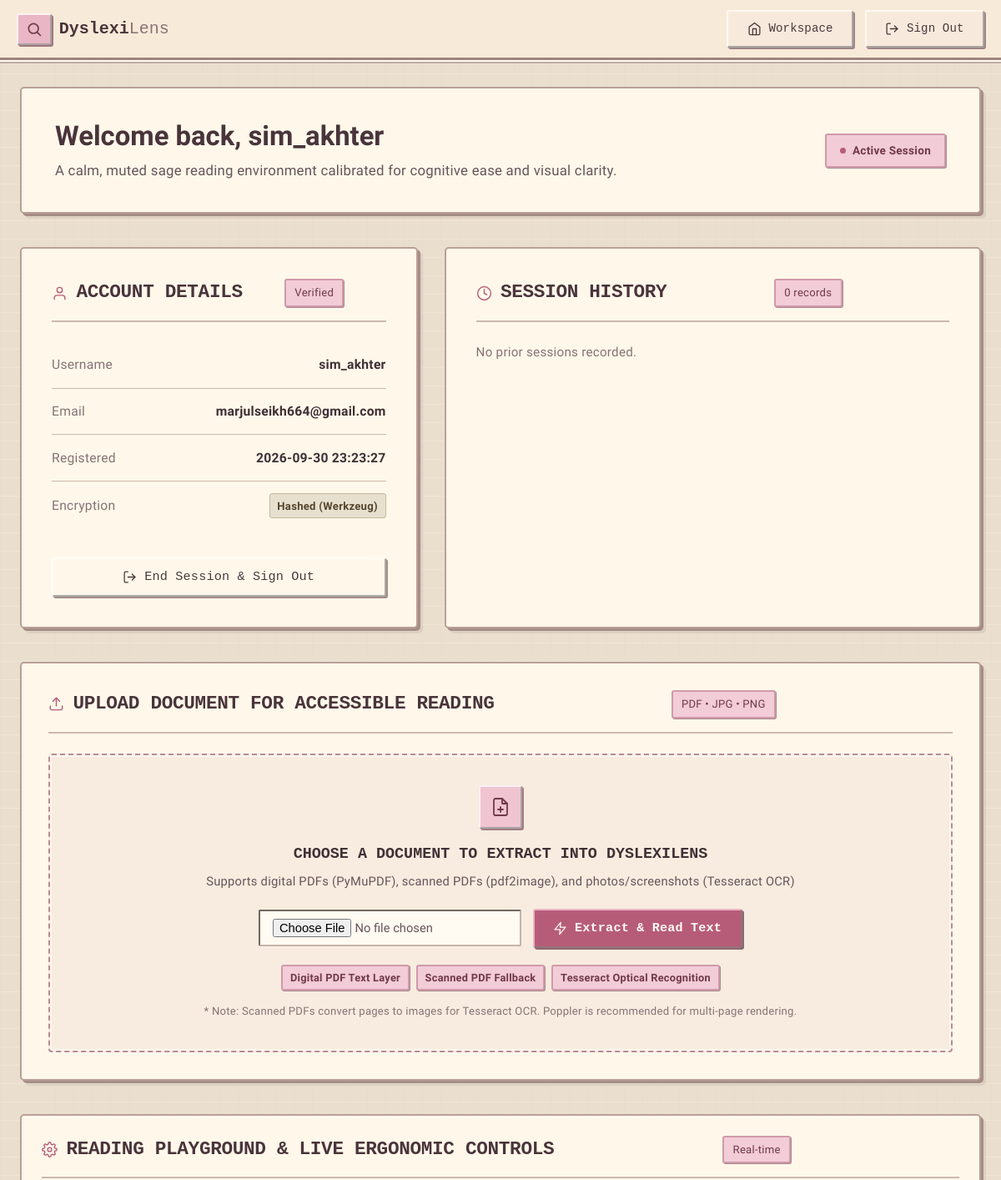
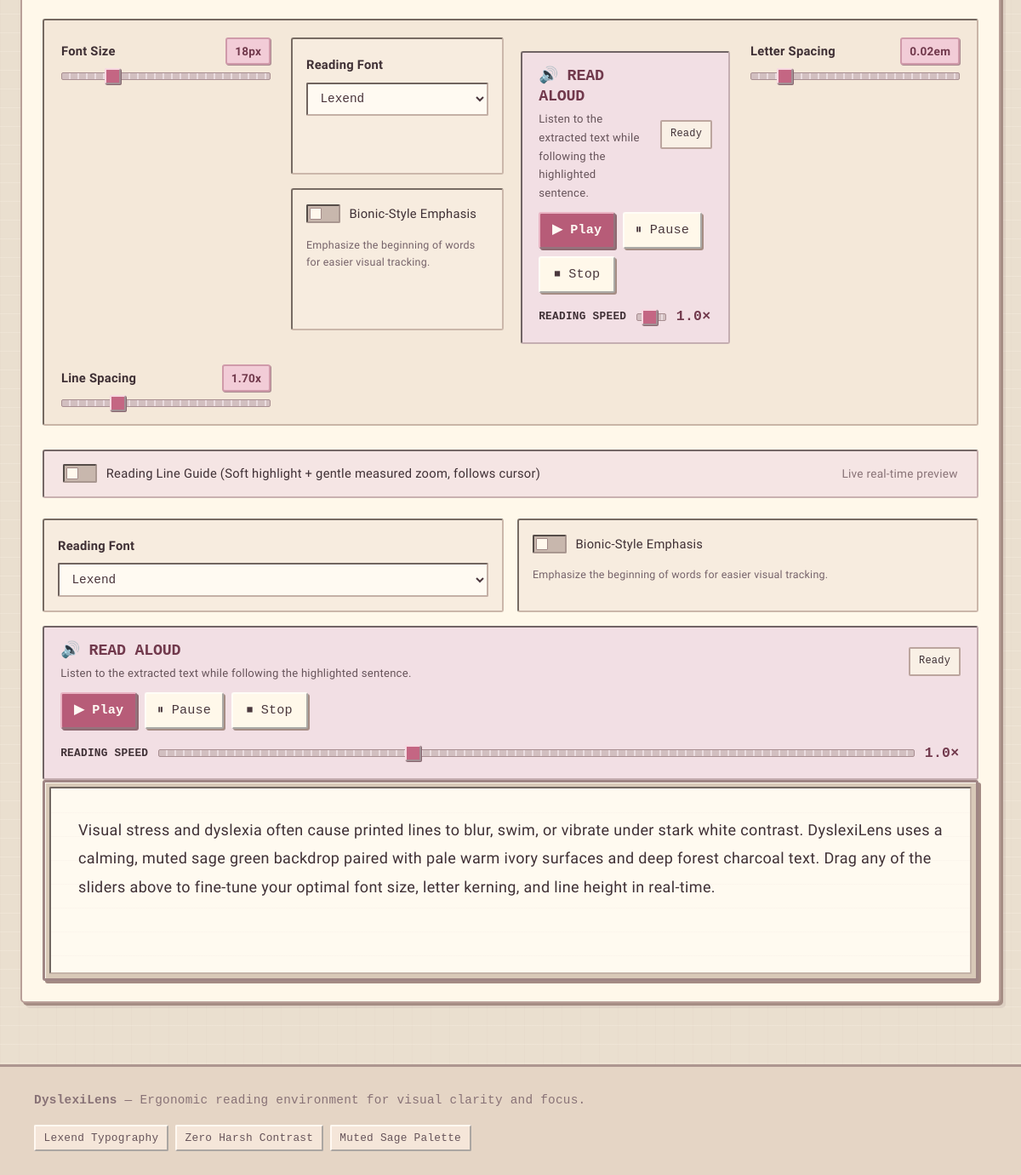
Page /home (signed in) on the committed database (2 pictures, top to bottom).
### tables this page shows
CREATE TABLE users (
            id INTEGER PRIMARY KEY AUTOINCREMENT,
            username TEXT UNIQUE NOT NULL,
            email TEXT UNIQUE NOT NULL,
            password TEXT NOT NULL,
            created_at TIMESTAMP DEFAULT CURRENT_TIMESTAMP
        );

### app.py (the view)
@app.route("/home")
@login_required
def home():
    user_id = session["user_id"]
    db = get_db()
    cursor = db.cursor()
    cursor.execute("SELECT id, username, email, created_at FROM users WHERE id = ?", (user_id,))
    user = cursor.fetchone()
    cursor.execute("""
        SELECT id, login_time, logout_time
        FROM login_history
        WHERE user_id = ?
        ORDER BY id DESC
        LIMIT 10
    """, (user_id,))
    history_records = cursor.fetchall()
    extracted_text = session.pop("extracted_text", None)
    extracted_filename = session.pop("extracted_filename", None)
    return render_template(
        "home.html",
        user=user,
        history=history_records,
        current_history_id=session.get("login_history_id"),
        extracted_text=extracted_text,
        extracted_filename=extracted_filename
    )

### app.py (called while the page is built)
def get_db():
    if "db" not in g:
        g.db = sqlite3.connect(DATABASE)
        g.db.row_factory = sqlite3.Row
        init_db()
    return g.db

def init_db():
    conn = sqlite3.connect(DATABASE)
    cursor = conn.cursor()
    cursor.execute("""
        CREATE TABLE IF NOT EXISTS users (
            id INTEGER PRIMARY KEY AUTOINCREMENT,
            username TEXT UNIQUE NOT NULL,
            email TEXT UNIQUE NOT NULL,
            password TEXT NOT NULL,
            created_at TIMESTAMP DEFAULT CURRENT_TIMESTAMP
        )
    """)
    cursor.execute("""
        CREATE TABLE IF NOT EXISTS login_history (
            id INTEGER PRIMARY KEY AUTOINCREMENT,
            user_id INTEGER NOT NULL,
            login_time TIMESTAMP DEFAULT CURRENT_TIMESTAMP,
            logout_time TIMESTAMP,
            FOREIGN KEY (user_id) REFERENCES users (id)
        )
    """)
    conn.commit()
    conn.close()

def login_required(f):
    @wraps(f)
    def decorated_function(*args, **kwargs):
        if "user_id" not in session:
            flash("Please log in to access your DyslexiLens space.", "info")
            return redirect(url_for("login"))
        return f(*args, **kwargs)
    return decorated_function

### templates/home.html (shortened to what this page needs)
{% extends "base.html" %}
{% block content %}
<div class="dashboard-container">
  <section class="overview-banner">
    <div class="overview-text">
      <h1>Welcome back, {{ user['username'] }}</h1>
      <p>A calm, muted sage reading environment calibrated for cognitive ease and visual clarity.</p>
    </div>
    <div class="status-badge">
      <span class="status-dot" aria-hidden="true"></span>
      <span>Active Session</span>
    </div>
  </section>
  <div class="dashboard-row">
    <div class="panel-card">
      <div class="panel-header">
        <div class="panel-title">
          <svg viewBox="0 0 24 24" fill="none" stroke-width="1.8" stroke-linecap="round" stroke-linejoin="round">
            <path d="M20 21v-2a4 4 0 0 0-4-4H8a4 4 0 0 0-4 4v2"></path>
            <circle cx="12" cy="7" r="4"></circle>
          </svg>
          <h2>Account Details</h2>
        </div>
        <span class="panel-count">Verified</span>
      </div>
      <ul class="detail-list">
        <li class="detail-item">
          <span class="detail-label">Username</span>
          <span class="detail-value">{{ user['username'] }}</span>
        </li>
        <li class="detail-item">
          <span class="detail-label">Email</span>
          <span class="detail-value">{{ user['email'] }}</span>
        </li>
        <li class="detail-item">
          <span class="detail-label">Registered</span>
          <span class="detail-value">{{ user['created_at'] }}</span>
        </li>
        <li class="detail-item">
          <span class="detail-label">Encryption</span>
          <span class="security-tag">Hashed (Werkzeug)</span>
        </li>
      </ul>
      <div style="margin-top: auto;">
        <a href="{{ url_for('logout') }}" class="btn btn-secondary btn-full" id="home-logout-btn">
          <svg viewBox="0 0 24 24" fill="none" stroke-width="1.8" stroke-linecap="round" stroke-linejoin="round">
            <path d="M9 21H5a2 2 0 0 1-2-2V5a2 2 0 0 1 2-2h4"></path>
            <polyline points="16 17 21 12 16 7"></polyline>
            <line x1="21" y1="12" x2="9" y2="12"></line>
          </svg>
          End Session & Sign Out
        </a>
      </div>
    </div>
    <div class="panel-card">
      <div class="panel-header">
        <div class="panel-title">
          <svg viewBox="0 0 24 24" fill="none" stroke-width="1.8" stroke-linecap="round" stroke-linejoin="round">
            <circle cx="12" cy="12" r="10"></circle>
            <polyline points="12 6 12 12 16 14"></polyline>
          </svg>
          <h2>Session History</h2>
        </div>
        <span class="panel-count">{{ history|length }} records</span>
      </div>
      {% if history %}
        <div class="history-scroll">
          {% for record in history %}
            <div class="history-row {% if record['id'] == current_history_id %}current-row{% endif %}">
              <div class="history-times">
                <div class="history-time-in">
                  Signed in: {{ record['login_time'] }}
                </div>
                <div class="history-time-out">
                  {% if record['logout_time'] %}
                    Signed out: {{ record['logout_time'] }}
                  {% else %}
                    {% if record['id'] == current_history_id %}
                      Current active session
                    {% else %}
                      Session closed
                    {% endif %}
                  {% endif %}
                </div>
              </div>
              <div>
                {% if record['id'] == current_history_id and not record['logout_time'] %}
                  <span class="badge-state active">Active</span>
                {% else %}
                  <span class="badge-state closed">Closed</span>
                {% endif %}
              </div>
            </div>
          {% endfor %}
        </div>
      {% else %}
        <p style="color: var(--text-muted); font-size: 0.95rem;">No prior sessions recorded.</p>
      {% endif %}
    </div>
  </div>
  <section class="upload-panel">
    <div class="panel-header">
      <div class="panel-title">
        <svg viewBox="0 0 24 24" fill="none" stroke-width="1.8" stroke-linecap="round" stroke-linejoin="round">
          <path d="M21 15v4a2 2 0 0 1-2 2H5a2 2 0 0 1-2-2v-4"></path>
          <polyline points="17 8 12 3 7 8"></polyline>
          <line x1="12" y1="3" x2="12" y2="15"></line>
        </svg>
        <h2>Upload Document for Accessible Reading</h2>
      </div>
      <span class="panel-count">PDF &bull; JPG &bull; PNG</span>
    </div>
    <form id="upload-doc-form" action="{{ url_for('upload_file') }}" method="POST" enctype="multipart/form-data">
      <div class="upload-zone" id="upload-drop-zone">
        <div class="upload-icon-circle">
          <svg viewBox="0 0 24 24" fill="none" stroke-width="1.8" stroke-linecap="round" stroke-linejoin="round">
            <path d="M14 2H6a2 2 0 0 0-2 2v16a2 2 0 0 0 2 2h12a2 2 0 0 0 2-2V8z"></path>
            <polyline points="14 2 14 8 20 8"></polyline>
            <line x1="12" y1="18" x2="12" y2="12"></line>
            <line x1="9" y1="15" x2="15" y2="15"></line>
          </svg>
        </div>
        <div class="upload-title">Choose a document to extract into DyslexiLens</div>
        <div class="upload-subtitle">Supports digital PDFs (PyMuPDF), scanned PDFs (pdf2image), and photos/screenshots (Tesseract OCR)</div>
        <div class="upload-form-row">
          <input type="file" id="document-file-input" name="document" accept=".pdf,.jpg,.jpeg,.png" class="file-input-custom" required>
          <button type="submit" class="btn btn-primary" id="btn-extract-doc">
            <svg viewBox="0 0 24 24" fill="none" stroke-width="1.8" stroke-linecap="round" stroke-linejoin="round">
              <polygon points="13 2 3 14 12 14 11 22 21 10 12 10 13 2"></polygon>
            </svg>
            Extract & Read Text
          </button>
        </div>
        <div class="upload-badge-row">
          <span class="format-badge">Digital PDF Text Layer</span>
          <span class="format-badge">Scanned PDF Fallback</span>
          <span class="format-badge">Tesseract Optical Recognition</span>
        </div>
        <div class="upload-note">
          * Note: Scanned PDFs convert pages to images for Tesseract OCR. Poppler is recommended for multi-page rendering.
        </div>
      </div>
    </form>
  </section>
  <section class="workspace-panel">
    <div class="panel-header">
      <div class="panel-title">
        <h2>Reading Playground & Live Ergonomic Controls</h2>
      </div>
      <span class="panel-count">Real-time</span>
    </div>
    <div class="sliders-grid">
      <div class="slider-control-item">
        <div class="slider-header-row">
          <label for="font-size-slider" class="slider-label">Font Size</label>
          <span id="font-size-val" class="slider-value-pill">18px</span>
        </div>
        <input
          type="range"
          id="font-size-slider"
          class="range-slider"
          min="14"
          max="32"
          value="18"
          step="1"
          aria-label="Adjust font size"
        >
      </div>
<div class="reading-options-grid">
    <div class="reading-option-card">
        <label for="font-selector" class="slider-label">
            Reading Font
        </label>
        <select id="font-selector" class="font-selector">
            <option value="Lexend">Lexend</option>
        </select>
    </div>
    <div class="reading-option-card">
        <label class="switch-control">
            <span class="switch-slider" aria-hidden="true"></span>
            <span class="switch-text">
                Bionic-Style Emphasis
            </span>
        </label>
        <small>
            Emphasize the beginning of words for easier visual tracking.
        </small>
    </div>
</div>
<div class="speech-panel">
    <div class="speech-header">
        <div>
            <h3>🔊 Read Aloud</h3>
            <p>
                Listen to the extracted text while following the highlighted sentence.
            </p>
        </div>
        <span id="speech-status" class="speech-status">
            Ready
        </span>
    </div>
    <div class="speech-buttons">
        <button
            type="button"
            class="btn btn-primary"
            id="speech-play">
            ▶ Play
        </button>
        <button
            type="button"
            class="btn btn-secondary"
            id="speech-pause">
            ⏸ Pause
        </button>
        <button
            type="button"
            class="btn btn-secondary"
            id="speech-stop">
            ⏹ Stop
        </button>
    </div>
    <div class="speech-speed-control">
        <label for="speech-rate">
            Reading Speed
        </label>
        <input
            type="range"
            id="speech-rate"
            class="range-slider"
            min="0.5"
            max="2"
            value="1"
            step="0.1"
        >
        <span id="speech-rate-value">
            1.0×
        </span>
    </div>
</div>
      <div class="slider-control-item">
        <div class="slider-header-row">
          <label for="letter-spacing-slider" class="slider-label">Letter Spacing</label>
          <span id="letter-spacing-val" class="slider-value-pill">0.02em</span>
        </div>
        <input
          type="range"
          id="letter-spacing-slider"
          class="range-slider"
          min="0"
          max="0.15"
          value="0.02"
          step="0.005"
          aria-label="Adjust letter spacing"
        >
      </div>
      <div class="slider-control-item">
        <div class="slider-header-row">
          <label for="line-spacing-slider" class="slider-label">Line Spacing</label>
          <span id="line-spacing-val" class="slider-value-pill">1.70x</span>
        </div>
        <input
          type="range"
          id="line-spacing-slider"
          class="range-slider"
          min="1.4"
          max="2.6"
          value="1.70"
          step="0.05"
          aria-label="Adjust line spacing"
        >
      </div>
    </div>
    <div class="settings-toggle-strip">
      <label class="switch-control">
        <span class="switch-slider" aria-hidden="true"></span>
        <span class="switch-text">Reading Line Guide (Soft highlight + gentle measured zoom, follows cursor)</span>
      </label>
      <span style="font-size: 0.85rem; color: var(--text-muted);">
        Live real-time preview
      </span>
    </div>
<div class="reading-options-grid">
  <div class="reading-option-card">
    <label for="font-selector" class="slider-label">
      Reading Font
    </label>
    <select id="font-selector" class="font-selector">
      <option value="Lexend">Lexend</option>
    </select>
  </div>
  <div class="reading-option-card">
    <label class="switch-control">
      <span class="switch-slider" aria-hidden="true"></span>
      <span class="switch-text">
        Bionic-Style Emphasis
      </span>
    </label>
    <small>
      Emphasize the beginning of words for easier visual tracking.
    </small>
  </div>
</div>
<div class="speech-panel">
  <div class="speech-header">
    <div>
      <h3>🔊 Read Aloud</h3>
      <p>
        Listen to the extracted text while following the highlighted sentence.
      </p>
    </div>
    <span class="speech-status" id="speech-status">
      Ready
    </span>
  </div>
  <div class="speech-buttons">
    <button type="button" class="btn btn-primary" id="speech-play">
      ▶ Play
    </button>
    <button type="button" class="btn btn-secondary" id="speech-pause">
      ⏸ Pause
    </button>
    <button type="button" class="btn btn-secondary" id="speech-stop">
      ⏹ Stop
    </button>
  </div>
  <div class="speech-speed-control">
    <label for="speech-rate">
      Reading Speed
    </label>
    <input
      type="range"
      id="speech-rate"
      min="0.5"
      max="2"
      value="1"
      step="0.1"
      class="range-slider"
    >
    <span id="speech-rate-value">
      1.0×
    </span>
  </div>
</div>
    <div class="reading-preview-wrapper">
      <div
        class="reading-sandbox"
        id="reading-preview"
        contenteditable="true"
        spellcheck="false"
        title="Click anywhere here to edit and test reading comfort"
      >{% if extracted_text %}{{ extracted_text }}{% else %}Visual stress and dyslexia often cause printed lines to blur, swim, or vibrate under stark white contrast. DyslexiLens uses a calming, muted sage green backdrop paired with pale warm ivory surfaces and deep forest charcoal text. Drag any of the sliders above to fine-tune your optimal font size, letter kerning, and line height in real-time.{% endif %}</div>
    </div>
  </section>
</div>
{% endblock %}

### rows in the picture
users: username "sim_akhter", email "marjulseikh664@gmail.com", created_at "2026-09-30 23:23:27"

### other values in the picture
{{ history|length }} "0"
